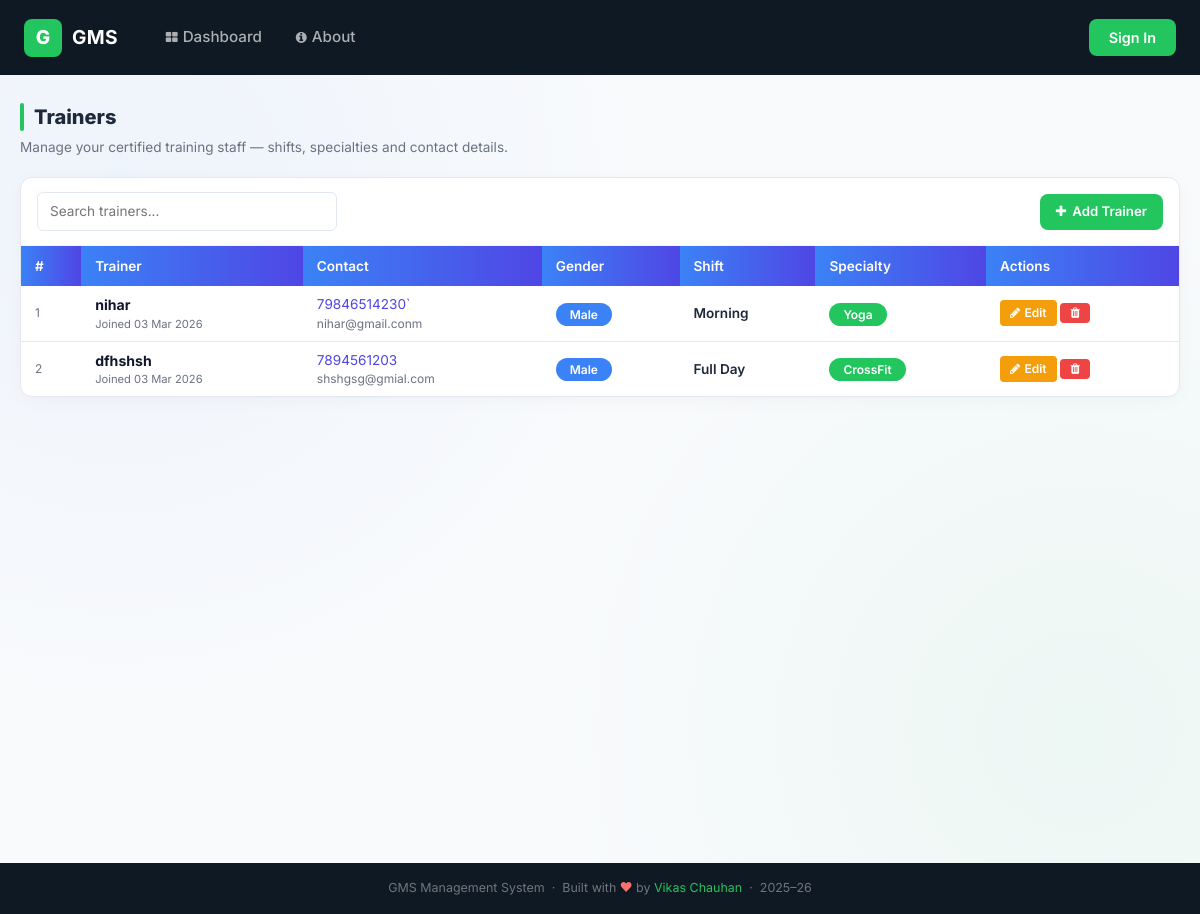
/view_trainer/, run on an earlier commit of the app's database.
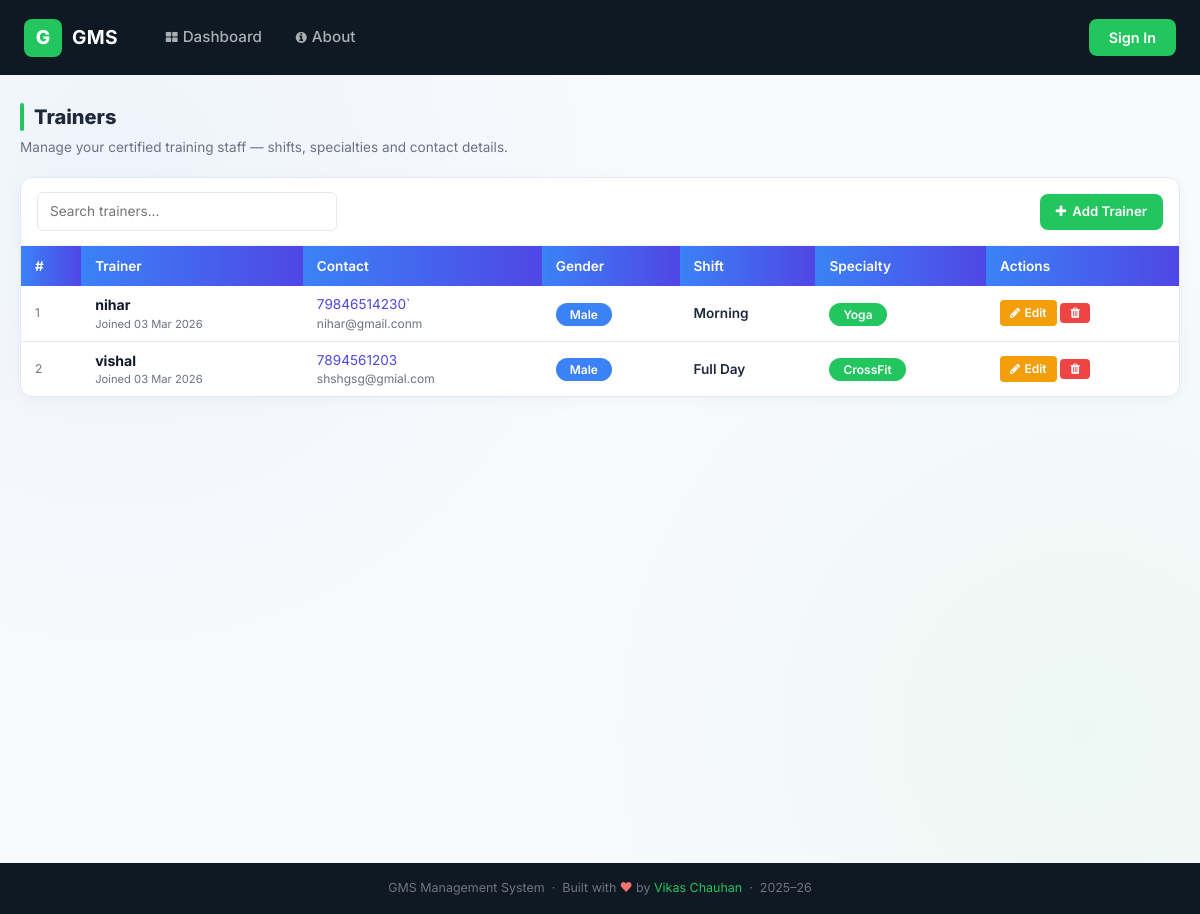
And on a later commit of the database.
### gym/models.py (models this page shows, shortened)
class Trainer(models.Model):
    name = models.CharField(max_length=50)
    contact = models.CharField(max_length=15)
    emailid = models.EmailField(max_length=50)
    dob = models.DateField(null=True, blank=True)
    gender = models.CharField(max_length=10, choices=GENDER_CHOICES, default='Male')
    join_date = models.DateField()
    salary = models.DecimalField(max_digits=10, decimal_places=2, default=0)
    SHIFT_CHOICES = (
        ('Morning', 'Morning'),
        ('Evening', 'Evening'),
        ('Full Day', 'Full Day'),
    )
    shift = models.CharField(max_length=20, choices=SHIFT_CHOICES, default='Morning')
    SPECIALTY_CHOICES = (
        ('Yoga', 'Yoga'),
        ('CrossFit', 'CrossFit'),
        ('Bodybuilding', 'Bodybuilding'),
        ('Weightlifting', 'Weightlifting'),
        ('Cardio', 'Cardio'),
        ('None', 'None'),
    )
    specialty = models.CharField(max_length=50, choices=SPECIALTY_CHOICES, default='None')

### gym/views.py (the view)
# urls.py: path('view_trainer/', View_Trainer, name='view_trainer'),
def View_Trainer(request):
    trainer = Trainer.objects.all()
    d = {'trainer': trainer}
    return render(request, 'view_trainer.html', d)

### gym/templates/view_trainer.html (shortened to what this page needs)
{% extends 'navigation.html' %}
{% block body %}
<div style="display:flex; align-items:center; gap:10px; margin-bottom:6px;">
    <div style="width:4px; height:28px; background:#22c55e; border-radius:2px;"></div>
    <h1 style="font-size:1.25rem; font-weight:800; margin:0;">Trainers</h1>
</div>
<p style="color:#6b7280; font-size:0.85rem; margin-bottom:20px;">Manage your certified training staff — shifts, specialties and contact details.</p>
<div class="app-card">
    <div style="padding:14px 16px; border-bottom:1px solid #f1f5f9; display:flex; align-items:center; flex-wrap:wrap; gap:10px; justify-content:space-between;">
        <input type="text" id="trainerSearch" onkeyup="searchTrainers()" placeholder="Search trainers..." style="flex-grow:1; max-width:300px; padding:8px 12px; border:1px solid #e2e8f0; border-radius:6px; font-size:0.85rem;">
        <a href="{% url 'add_trainer' %}" class="btn-gms-primary" style="text-decoration:none;display:inline-flex;align-items:center;gap:6px;font-size:0.83rem;padding:8px 16px;">
            <i class="fa fa-plus"></i> Add Trainer
        </a>
    </div>
    <div style="overflow-x:auto;">
        <table class="gms-table" style="min-width:600px;">
            <thead>
                <tr><th>#</th><th>Trainer</th><th>Contact</th><th>Gender</th><th>Shift</th><th>Specialty</th><th>Actions</th></tr>
            </thead>
            <tbody id="trainerBody">
            {% for t in trainer %}
            <tr>
                <td style="color:#6b7280; font-size:0.75rem;">{{ forloop.counter }}</td>
                <td>
                    <div style="font-weight:700; color:#0f172a;">{{ t.name }}</div>
                    <div style="font-size:0.7rem; color:#6b7280;">Joined {{ t.join_date|date:"d M Y" }}</div>
                </td>
                <td>
                    <div style="font-size:0.85rem; color:#4f46e5;">{{ t.contact }}</div>
                    <div style="font-size:0.75rem; color:#6b7280;">{{ t.emailid }}</div>
                </td>
                <td><span class="badge-blue">{{ t.gender }}</span></td>
                <td style="font-size:0.85rem; font-weight:600;">{{ t.shift }}</td>
                <td><span class="badge-green">{{ t.specialty }}</span></td>
                <td style="white-space:nowrap;">
                    <a href="{% url 'edit_trainer' t.id %}" class="btn-action-edit">
                        <i class="fa fa-pencil"></i> Edit
                    </a>
                    <a href="{% url 'delete_trainer' t.id %}" onclick="return confirm('Delete trainer {{ t.name }}?')" class="btn-action-delete">
                        <i class="fa fa-trash"></i>
                    </a>
                </td>
            </tr>
            {% empty %}
            <tr><td colspan="7" style="text-align:center; padding:48px; color:#6b7280;">
                <div style="font-size:2rem;margin-bottom:8px;">🧑‍🏫</div>
                No trainers added yet. <a href="{% url 'add_trainer' %}" style="color:#22c55e;font-weight:600;">Add trainer →</a>
            </td></tr>
            {% endfor %}
            </tbody>
        </table>
    </div>
</div>
{% endblock %}

What changed in the data, as far as the page shows it:
changed Trainer "Full Day": name "dfhshsh" → "vishal"
